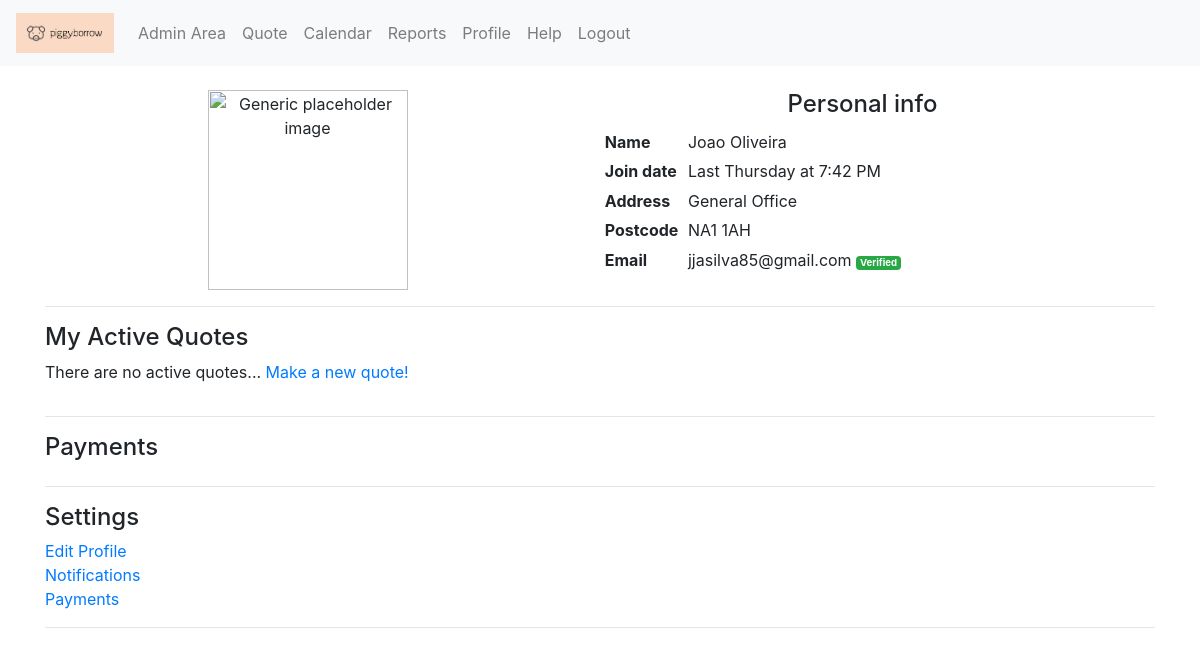
The app's page /profile (signed in), older data.
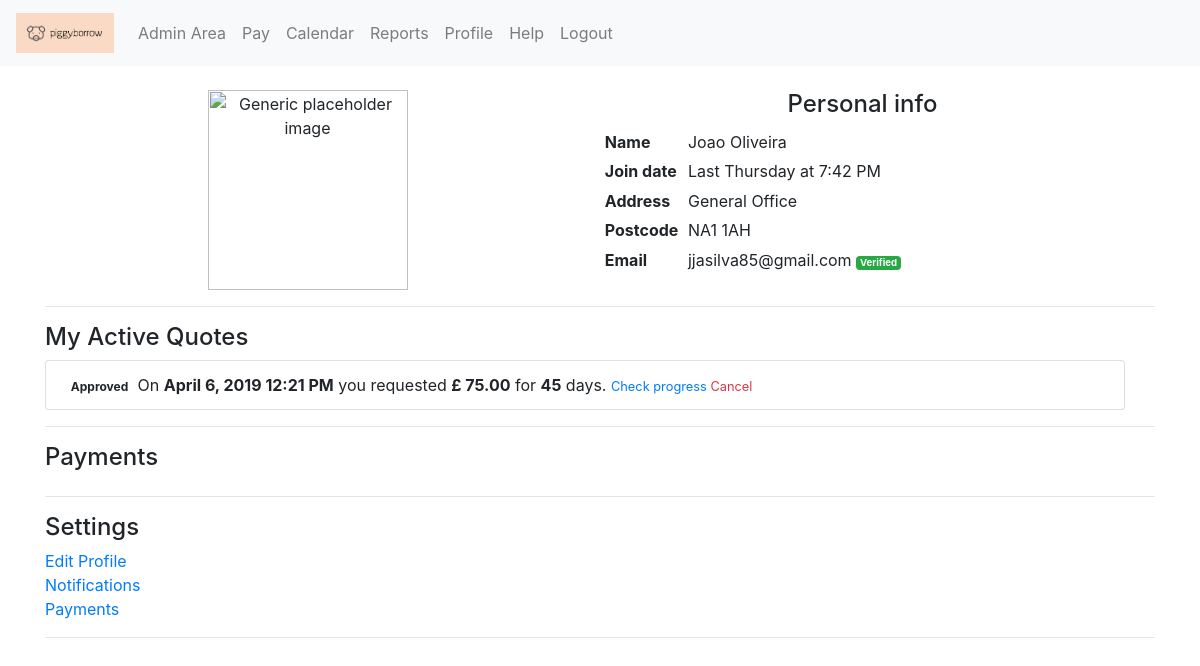
The same page, newer data.
### myModels.py (models this page shows, shortened)
class Quote(db.Model):
  __tablename__ = "quote"
  id = db.Column(db.Integer, primary_key=True)
  creation_timestamp = db.Column(db.DateTime(), default=datetime.now())
  user_id = db.Column(db.Integer, db.ForeignKey('user.id'), nullable=False)
  amount_requested = db.Column(db.Float())
  duration_in_days = db.Column(db.Integer())
  rate_id = db.Column(db.Integer, db.ForeignKey('rate.id'), nullable=False)
  payments = db.relationship('Payment', backref='quote', lazy=True)
  status_id = db.Column(db.Integer, db.ForeignKey('status.id'), nullable=False)
  change_log = db.relationship('ChangeLog', backref='quote', lazy=True)
  def get_status(self):
    return Status.query.get(self.status_id)
  def is_active(self):
    return self.get_status().name in ['In review', 'Approved', 'Monies Released', 'Quote sent']

class Status(db.Model):
  id = db.Column(db.Integer, primary_key=True)
  name = db.Column(db.String(30), nullable=False)
  quotes = db.relationship('Quote', backref='status', lazy=True)

### app.py (the view)
@app.route('/profile', methods=['GET'])
@login_required
def profile():
  if not current_user.verified_user:
    flash('Your account is not verified. Verify your account now to be able to use all features.', 'danger')
  h = request.cookies.get('h')
  if h:
    flash('Looks like you have performed a simple quote.', 'info')
  active_quotes = [i for i in current_user.quotes if i.is_active()]
  return render_template('protected/profile.html', active_quotes=active_quotes)

### app.py (called while the page is built)
@login_manager.user_loader
def load_user(user_id):
  return User.query.get(int(user_id))

### myModels.py (called while the page is built)
  def can_borrow(self):
    for quote in self.quotes:
      if quote.is_active():
        return False
    return True

### templates/protected/profile.html (shortened to what this page needs)
{% extends "layout.html" %}
{% import "bootstrap/wtf.html" as wtf %}
{% block body %}
<div class="container">
  <div class="row text-center">
    <div class="col">
      <img src="https://imagesvc.timeincapp.com/v3/mm/image?url=https%3A%2F%2Ffortunedotcom.files.wordpress.com%2F2019%2F01%2Fboo.jpg&w=800&q=85" alt="Generic placeholder image" width="200">
    </div>
    <div class="col">
      <h4>Personal info</h4>
      <table class="table-sm table-borderless">
        <tbody>
          <tr>
            <td><strong>Name</strong></td>
            <td>{{ current_user.name }} {{ current_user.surname }}</td>
          </tr>
          <tr>
            <td><strong>Join date</strong></td>
            <td>{{ moment(current_user.creation_timestamp).calendar() }}</td>
          </tr>
          <tr>
            <td><strong>Address</strong></td>
            <td>{{ current_user.address }}</td>
          </tr>
          <tr>
            <td><strong>Postcode</strong></td>
            <td>{{ current_user.postcode }}</td>
          </tr>
          <tr>
            <td><strong>Email</strong></td>
            <td>{{ current_user.email }}{% if current_user.verified_user %}
                <small><span class="badge badge-success">Verified</span></small>
            {% endif %}</td>
          </tr>
        </tbody>
      </table>
    </div>
  </div>
  <hr>
  <div class="row">
    <div class="col">
      <h4>My Active Quotes</h4>
      <ul class="list-group">
        {% for quote in active_quotes %}
          <li class="list-group-item">
            <span class="badge badge-{{ quote.get_status()[1] }}">{{ quote.get_status().name }}</span> On
            <strong>{{ moment(quote.creation_timestamp).format('LLL') }}</strong> you requested
            <strong>£ {{ "{:0.2f}".format(quote.amount_requested) }}</strong> for
            <strong>{{ quote.duration_in_days }}</strong> days.
            <small>
              <a href="#">Check progress</a>
            </small>
            <small>
              <a href="#" class="text-danger">Cancel</a>
            </small>
          </li>
        {% endfor %}
      </ul>
      {% if not active_quotes %}
        <p>There are no active quotes... <a href="{{ url_for('quotation') }}">Make a new quote!</a></p>
      {% endif %}
    </div>
  </div>
  <hr>
  <div class="row">
    <div class="col">
      <h4>Payments</h4>
    </div>
  </div>
  <hr>
  <div class="row">
    <div class="col">
      <h4>Settings</h4>
      <ul class="list-group">
        <a href="#">Edit Profile</a>
        <a href="#">Notifications</a>
        <a href="#">Payments</a>
      </ul>
    </div>
  </div>
  <hr>
</div>
{% endblock %}

Row changes from the older to the newer data that the page shows:
added Quote: get_status "Approved", creation_timestamp "April 6, 2019 12:21 PM", amount_requested "75.00", duration_in_days "45"
Text that changed along with them:
text no longer shown: "Quote There are no active quotes... Make a new quote!"
text now shown: "Pay"
